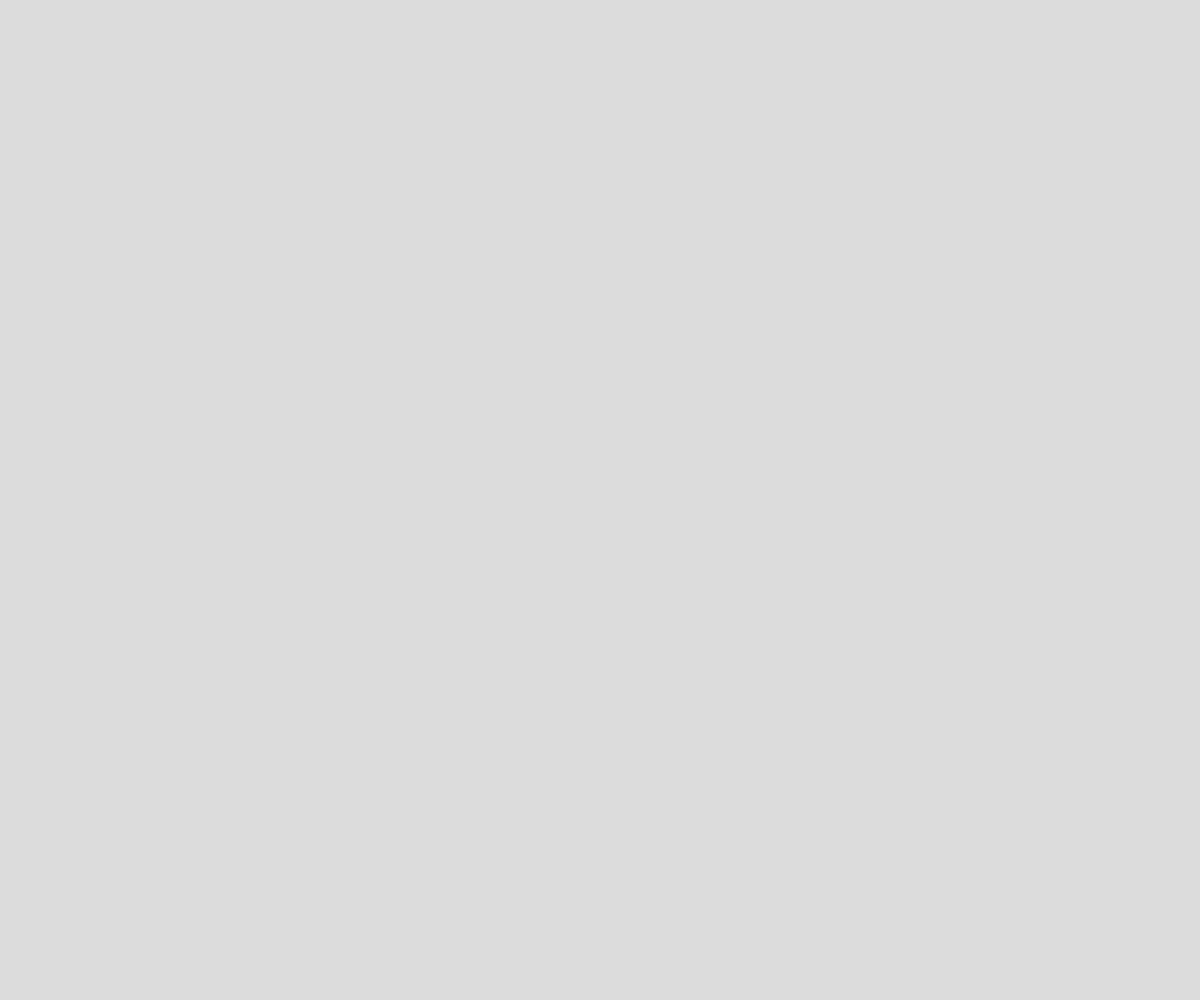
Frame 1 (no input)
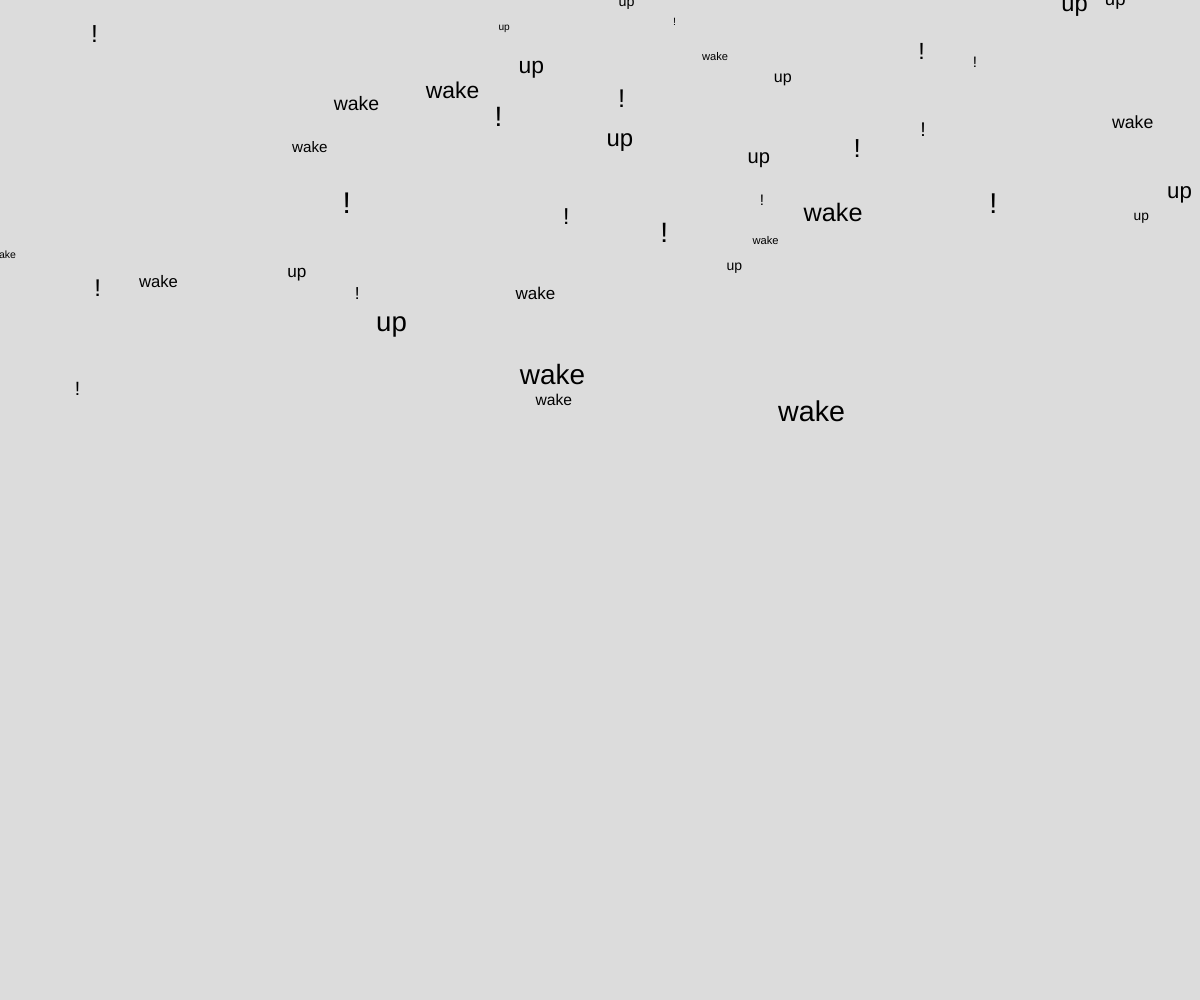
Frame 60 (no input)
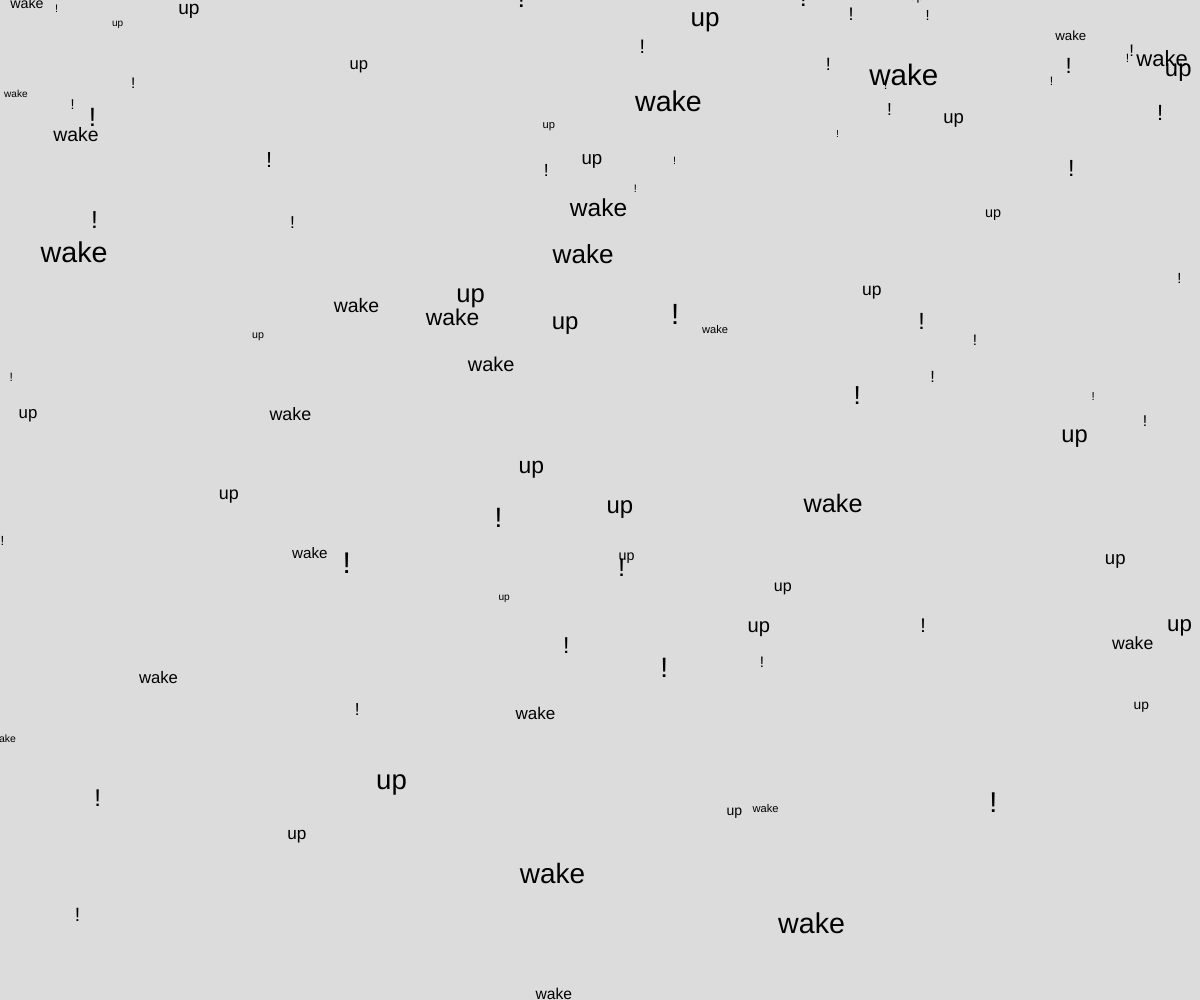
Frame 120 (the mouse pressed at the canvas centre since frame 60)

The p5.js sketch that drew these frames (run headless with seeded random() and noise() and a simulated clock; from frame 60 on, the mouse is pressed at the canvas centre):

// p5.js sketch
// ── sketch.js

let LISTE = ['wake', 'up', '!', '!'];
let motsEnCours = [];

function setup() {
  createCanvas(windowWidth, windowHeight);
  textAlign(CENTER);
  
}

function draw() {
  background(220);
  triggers ()
  fall ()
}


function triggers() {
  let x = random(width);
  let y = random(-100, -50);
  let motActuel = random(LISTE);
  let Speed = random(1, 10);
  let size = random(10, 30);
  motsEnCours.push({ motActuel, x, y, Speed, size });
}
function fall () {
 for (let i = 0; i < motsEnCours.length; i++) {
    let mot = motsEnCours[i];
    mot.y += mot.Speed;
    textSize(mot.size);
    text(mot.motActuel, mot.x, mot.y);
   

     if (mot.y > height) {
      motsEnCours.splice(i, 1);
      i--;
    }}}



// ── sketch copy.js

let mot = 'mot'
let x ;
let y = -10

function setup() {
  createCanvas(windowWidth, windowHeight);
  textAlign(CENTER);
  textSize(10);
}

function draw() {
  background(220);
  MakeFall ();
}

function MakeFall() {
x = random(width);
y -= 1
text ( mot, x, y );
}
